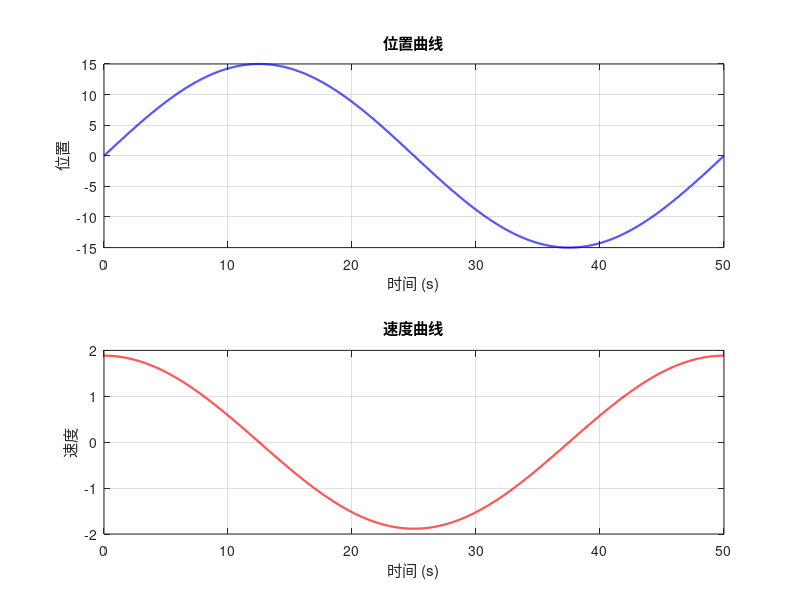
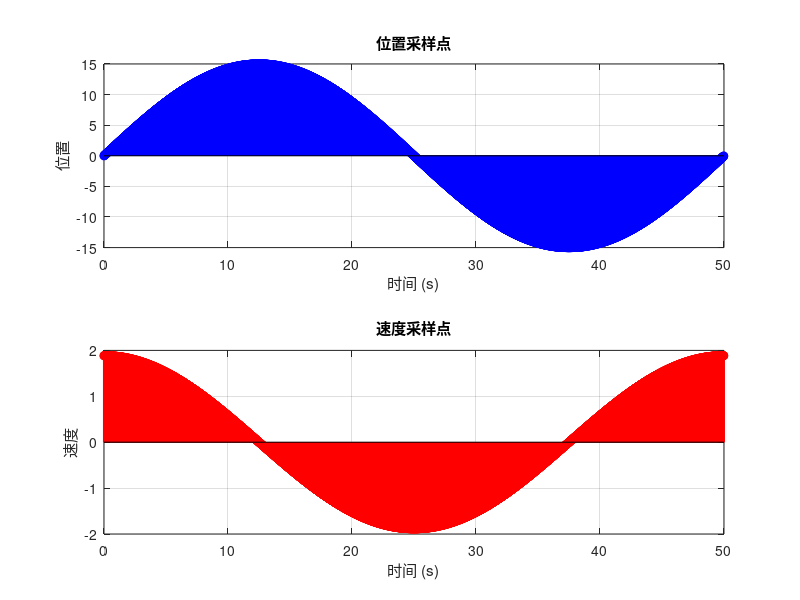

MATLAB code for these plots, in order:
clc;
clear;

% 参数设置
T = 50; % 总时间
fs = 100; % 采样频率
t = 0:1/fs:T-1/fs; % 时间向量
A = 15; % 振幅
omega = 2*pi/T; % 角频率

% 生成位置函数（正弦函数）
position = A * sin(omega * t);

% 求导得到速度函数
velocity = A * omega * cos(omega * t);

% 绘制位置和速度曲线
figure;
subplot(2,1,1);
plot(t, position, 'b', 'LineWidth', 1.5);
title('位置曲线');
xlabel('时间 (s)');
ylabel('位置');
grid on;

subplot(2,1,2);
plot(t, velocity, 'r', 'LineWidth', 1.5);
title('速度曲线');
xlabel('时间 (s)');
ylabel('速度');
grid on;

% 对位置和速度的离散点采样
sample_rate = 2; % 采样率
sample_indices = 1:sample_rate:length(position); % 采样索引
sampled_position = position(sample_indices);
sampled_velocity = velocity(sample_indices);

% 绘制采样点
figure;
subplot(2,1,1);
stem(t(sample_indices), sampled_position, 'b', 'LineWidth', 1.5);
title('位置采样点');
xlabel('时间 (s)');
ylabel('位置');
grid on;

subplot(2,1,2);
stem(t(sample_indices), sampled_velocity, 'r', 'LineWidth', 1.5);
title('速度采样点');
xlabel('时间 (s)');
ylabel('速度');
grid on;

new_t=t(sample_indices)'*1000;
new_sampled_position=(sampled_position)';
new_sampled_velocity=(sampled_velocity)';

new_t = double(new_t);
new_sampled_position = double(new_sampled_position);
new_sampled_velocity = double(new_sampled_velocity);
